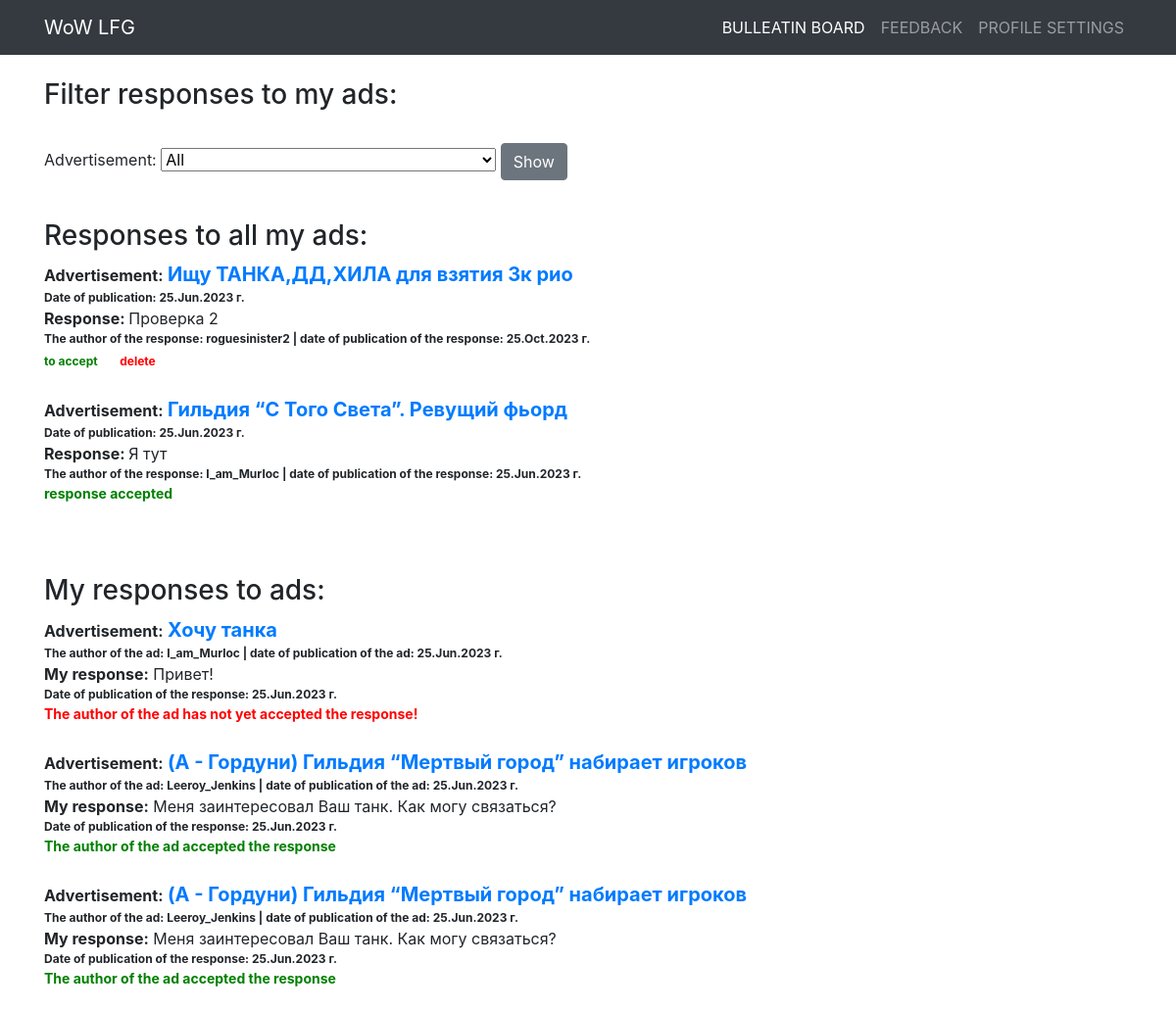
The app's page /responses (signed in) with its own data.
### board/models.py (models this page shows)
class Response(models.Model):
    author = models.ForeignKey(User, on_delete=models.CASCADE)
    post = models.ForeignKey(Post, on_delete=models.CASCADE)
    text = models.TextField(verbose_name='Текст')
    status = models.BooleanField(default=False)
    dateCreation = models.DateTimeField(auto_now_add=True)

class Post(models.Model):
    author = models.ForeignKey(User, on_delete=models.CASCADE)
    CAT = (('tanks', 'Танки'),
           ('healers', 'Хилы'),
           ('damage_dealers', 'ДД'),
           ('dealers', 'Торговцы'),
           ('gildmasters', 'Гилдмастеры'),
           ('quest_givers', 'Квестгиверы'),
           ('blacksmiths', 'Кузнецы'),
           ('tanners', 'Кожевники'),
           ('potion_makers', 'Зельевары'),
           ('spell_masters', 'Мастера заклинаний'))
    category = models.CharField(max_length=15, choices=CAT, verbose_name='Категория')
    dateCreation = models.DateTimeField(auto_now_add=True)
    title = models.CharField(max_length=256, verbose_name='Название')
    text = RichTextField()

### board/views.py (the view, shortened to what this page needs)
# urls.py: path('responses', Responses.as_view(), name='responses'),
class Responses(LoginRequiredMixin, ListView):
    model = Response
    template_name = 'responses.html'
    context_object_name = 'responses'
    def get_context_data(self, **kwargs):
        context = super(Responses, self).get_context_data(**kwargs)
        global title
        """
        Далее в условии - если пользователь попал на страницу через ссылку из письма, в которой содержится
        ID поста для фильтра - фильтр работает по этому ID
        """
        if self.kwargs.get('pk') and Post.objects.filter(id=self.kwargs.get('pk')).exists():
            title = str(Post.objects.get(id=self.kwargs.get('pk')).title)
            print(title)
        context['form'] = ResponsesFilterForm(self.request.user, initial={'title': title})
        context['title'] = title
        if title:
            post_id = Post.objects.get(title=title)
            context['filter_responses'] = list(Response.objects.filter(post_id=post_id).order_by('-dateCreation'))
            context['response_post_id'] = post_id.id
        else:
            context['filter_responses'] = list(Response.objects.filter(post_id__author_id=self.request.user).order_by('-dateCreation'))
        context['myresponses'] = list(Response.objects.filter(author_id=self.request.user).order_by('-dateCreation'))
        return context

### board/forms.py
class ResponsesFilterForm(forms.Form):
    def __init__(self, user, *args, **kwargs):
        super(ResponsesFilterForm, self).__init__(*args, **kwargs)
        self.fields['title'] = forms.ModelChoiceField(
            label='Advertisement',
            queryset=Post.objects.filter(author_id=user.id).order_by('-dateCreation').values_list('title', flat=True),
            empty_label="All",
            required=False
        )

### templates/responses.html (shortened to what this page needs)
{% extends 'default.html' %}
{% load bootstrap4 %}
{% block content %}
    <br>
    <h3>Filter responses to my ads:</h3><br>
	<form method="POST">
        {{ form }}
		<input class="btn btn-secondary" type="submit" value="Show">
	</form><br>
    {% if title %}
        <h3>Responses to my ad</h3>
        <a href="/post/{{ response_post_id }}" style="font-size: 20px;"><b>{{ title }}:</b></a><br>
        {% if filter_responses %}
            {% for response in filter_responses %}
                <a><b>Response: </b></a>{{ response.text }}<br>
                <span style="font-size: 12px;"><b>The author of the response: {{ response.author.username }} |
                    date of publication of the response: {{ response.dateCreation|date:'d.M.Y' }} г.</b></span><br>
                {% if response.status == False %}
                    <a href="/response/accept/{{ response.id }}" style="font-size: 12px; color:green"><b>to accept</b></a>
                    <a>&nbsp;&nbsp;&nbsp;</a>
                    <a href="/response/delete/{{ response.id }}" style="font-size: 12px; color:red"><b>to accept</b></a>
                {% else %}
                    <a style="font-size: 14px; color:green"><b>response accepted</b></a>
                {% endif %}
                <br><br>
            {% endfor %}
        {% else %}
            <br>
            <h5>There are no responses</h5>
        {% endif %}
    {% else %}
        <h3>Responses to all my ads:</h3>
        {% if filter_responses %}
            {% for response in filter_responses %}
                <a><b>Advertisement:</b></a>
                <a href="/post/{{ response.post_id }}" style="font-size: 20px;"><b>{{ response.post.title }}</b></a><br>
                <span style="font-size: 12px;"><b>Date of publication: {{ response.post.dateCreation|date:'d.M.Y' }} г.</b>
                </span><br>
                <a><b>Response: </b></a>{{ response.text }}<br>
                <span style="font-size: 12px;"><b>The author of the response: {{ response.author.username }} |
                    date of publication of the response: {{ response.dateCreation|date:'d.M.Y' }} г.</b></span><br>
                {% if response.status == False %}
                    <a href="/response/accept/{{ response.id }}" style="font-size: 12px; color:green"><b>to accept</b></a>
                    <a>&nbsp;&nbsp;&nbsp;</a>
                    <a href="/response/delete/{{ response.id }}" style="font-size: 12px; color:red"><b>delete</b></a>
                {% else %}
                    <a style="font-size: 14px; color:green"><b>response accepted</b></a>
                {% endif %}
                <br><br>
            {% endfor %}
        {% else %}
            <h5>There are no responses</h5>
        {% endif %}
    {% endif %}
    <br><br>
    <h3>My responses to ads:</h3>
    {% if myresponses %}
        {% for response in myresponses %}
            <a><b>Advertisement:</b></a>
            <a href="/post/{{ response.post_id }}" style="font-size: 20px;"><b>{{ response.post.title }}</b></a><br>
            <span style="font-size: 12px;"><b>The author of the ad:  {{ response.post.author.username }} |
                date of publication of the ad: {{ response.post.dateCreation|date:'d.M.Y' }} г.</b></span><br>
            <a><b>My response:</b></a>
            {{ response.text }}<br>
            <span style="font-size: 12px;"><b>Date of publication of the response: {{ response.dateCreation|date:'d.M.Y' }} г.</b></span><br>
            {% if response.status == True %}
                <a style="font-size: 14px; color:green"><b>The author of the ad accepted the response</b></a>
            {% else %}
                <a style="font-size: 14px; color:red"><b>The author of the ad has not yet accepted the response!</b></a>
            {% endif %}
        <br><br>
        {% endfor %}
    {% else %}
        <h5>There are no responses</h5>
    {% endif %}
{% endblock content %}

### records on screen
Response: post "Ищу ТАНКА,ДД,ХИЛА для взятия 3к рио", post.dateCreation "25.Jun.2023", text "Проверка 2", author.username "roguesinister2", dateCreation "25.Oct.2023"
Response: post "Гильдия “С Того Света”. Ревущий фьорд", post.dateCreation "25.Jun.2023", text "Я тут", author.username "I_am_Murloc", dateCreation "25.Jun.2023", status "response accepted"
Response: post "Хочу танка", post.author.username "I_am_Murloc", post.dateCreation "25.Jun.2023", text "Привет!", dateCreation "25.Jun.2023", shows "The author of the ad has not yet accepted the response!"
Response: post "(А - Гордуни) Гильдия “Мертвый город” набирает игроков", post.author.username "Leeroy_Jenkins", post.dateCreation "25.Jun.2023", text "Меня заинтересовал Ваш танк. Как могу связаться?", dateCreation "25.Jun.2023", shows "The author of the ad accepted the response"
Response: post "(А - Гордуни) Гильдия “Мертвый город” набирает игроков", post.author.username "Leeroy_Jenkins", post.dateCreation "25.Jun.2023", text "Меня заинтересовал Ваш танк. Как могу связаться?", dateCreation "25.Jun.2023", shows "The author of the ad accepted the response"
